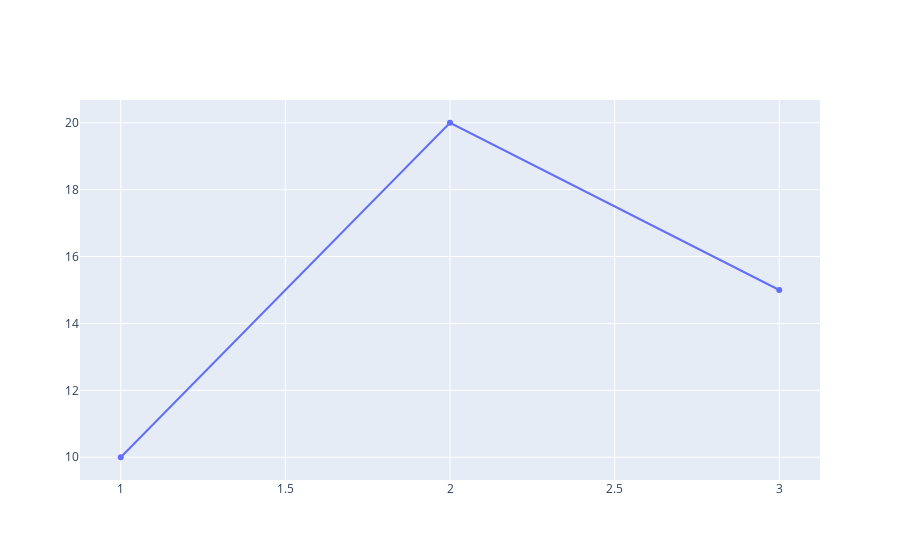

The code cell stored with this chart in its notebook:
### Code cell
fig = go.Figure()

fig.add_trace(go.Scatter(
    x=[1,2,3],
    y=[10,20,15],
    mode='lines+markers'
))

fig.show()

### Figure 1 — Plotly figure (JSON) as saved in the notebook; plotly's stock layout.template omitted (floating-point values rounded to 4 significant figures)
{"data": [{"mode": "lines+markers", "type": "scatter", "x": [1, 2, 3], "y": [10, 20, 15]}], "layout": {}}
